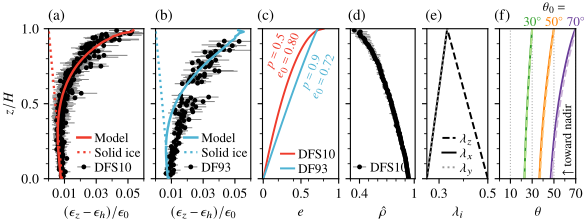

Reproduce this figure in Python.
#!/usr/bin/python3
# Nicholas M. Rathmann <rathmann@nbi.ku.dk>, 2025-

"""
Maxwell--Garnett dielectric model applied to firn cores from Dome Fuji
"""

import numpy as np
import pandas as pd
import sys, code # code.interact(local=locals())
sys.path.append("../../lib")
from MG import *

"""
Dome Fuji shallow cores
"""

Hfirn = 115 # firn thickness

files = ('DFS10.csv', 'DF93.csv')

def get_obs(f):
    df = pd.read_csv('../../data/Dome-Fuji/%s'%(f), delim_whitespace=True)
    dfm = df.groupby(['SampleID']).mean()
    depth = dfm['Depth'].to_numpy()
    DA_avg = dfm['DA'].to_numpy()
    DA_std = df.groupby(['SampleID']).std()['DA'].to_numpy()
    drel = abs(depth/Hfirn)
    return (drel, DA_avg, DA_std)

### PP profiles

# Best-fit parameters for DFS10 and DF93 cores
ecc0 = [0.8, 0.725]
eccp = [0.5, 0.9]

def get_MG(ii):
    MG = MaxwellGarnettColumn(Nl=100)
    m = (0, 1/3,0.25, 1/3,0.5)
    MG.set_params(*m, e0=ecc0[ii], p=eccp[ii], rhoheva=None)
    MG.rhoh, MG.rhoh_err = f_rhoh(MG.z)
    MG.rhoh_obs = MG.rhoh.copy()
    MG.set_permittivities()
    return MG

def f_rhoh(z):
    df = pd.read_csv('../../data/Dome-Fuji/Density_DFS2010_core.csv', header=1, names=['depth','N','rho'])
    df['z'] = (1-df['depth'].to_numpy()/Hfirn) # relative height in firn column
    df['rhoh'] = df['rho'].to_numpy()/917 # relative density
    znew = np.concatenate(([-0.05,],z)) # placeholder entry to ensure correct dimensions 
    groups = df['rhoh'].groupby(pd.cut(df['z'].to_numpy(), znew))
    rhoh_mean, p0, p1 = groups.mean().to_numpy(), groups.quantile(q=0).to_numpy(), groups.quantile(q=1).to_numpy()
    rhoh_err = [rhoh_mean-p0,p1-rhoh_mean]
    return rhoh_mean, rhoh_err

MG = []
MG.append(get_MG(0)) # DFS10
MG.append(get_MG(1)) # DF93
z = MG[0].z # shorthand

"""
Figure setup and style
"""

scale = 0.65
fig = plt.figure(figsize=(10.5*scale, 3.0*scale))
gs0 = fig.add_gridspec(1, 6, wspace=0.15, width_ratios=[1.25,1.25,1,0.85,0.8,1])
ax1 = fig.add_subplot(gs0[0, 0])
ax2 = fig.add_subplot(gs0[0, 1], sharey=ax1)
ax3 = fig.add_subplot(gs0[0, 2], sharey=ax1)
ax4 = fig.add_subplot(gs0[0, 3], sharey=ax1)
ax5 = fig.add_subplot(gs0[0, 4], sharey=ax1)
ax6 = fig.add_subplot(gs0[0, 5], sharey=ax1)

# Styles
cred, cblue = "#ef3b2c", "#4eb3d3"
ci = (cred, cblue)
lw = 1.4
FSLEG = 9.5
kwleg = dict(frameon=False, fontsize=FSLEG, labelspacing=0.2, handlelength=1, handletextpad=0.3)

"""
Parameter profiles
"""

labels = [files[ii][:-4] for ii in range(2)]

### Eigenvalues

ax = ax5
MG[0].plot_eigenvalues(ax, xticklbls=["0.3", "0.5"], xlim=[0.25,0.5], lw=lw)
ax.legend(loc="lower center", bbox_to_anchor=(0.50,-0.06), **kwleg)

### Eccentricity

ax = ax3
kw = dict(lw=lw, xticklbls=["0", "0.5", "1"])
MG[0].plot_eccentricity(ax, c=ci[0], label=labels[0], **kw)
MG[1].plot_eccentricity(ax, c=ci[1], label=labels[1], **kw)
ax.legend(loc=4, bbox_to_anchor=(1.11,-0.06), **kwleg)
kw = dict(rotation=68, fontsize=FSLEG-0.5, ha='right', multialignment='center')
ax.text(0.51, 1-0.32, '$p=%.1f$\n$e_0=%.2f$'%(eccp[0],ecc0[0]), color=ci[0], **kw)
ax.text(0.98, 1-0.46, '$p=%.1f$\n$e_0=%.2f$'%(eccp[1],ecc0[1]), color=ci[1], **kw)

### Snell angles 

cy  = ['#33a02c', '#ff7f00', '#6a3d9a']
cxz = ['#b2df8a', '#fdbf6f', '#cab2d6']
ls  = ['-', '--']

th0 = np.array([30, 50, 70]) # initial angle (colatitude) at top layer

ax = ax6

for ii, _ in enumerate(th0):
    thy, thxz = MG[0].get_propagtionangles(_, degree=True)
    ax.plot(thy,  z, c=cy[ii],  lw=lw, ls=ls[0], label=r'$%i^\circ$'%(_))
    ax.plot(thxz, z, c=cxz[ii], lw=lw, ls=ls[1]) 
    ax.text(_, 1, r'$%i^{\circ}$'%(_), color=cy[ii], ha='center', va='bottom', fontsize=FSLEG)

ax.text(th0[1], 1.1, r'$\theta_{0}=$', ha='center', va='bottom', fontsize=FSLEG)
ax.text(th0[-1]-12, 0.02, r'$\uparrow$ toward nadir', ha='left', va='bottom', rotation=90, fontsize=FSLEG-0.5, c='k')

ax.set_xlabel(r'$\theta$')
thmax = th0[-1]+0
ax.set_xticks(np.arange(10,thmax+1,20))
ax.set_xticks(np.arange(0,thmax+1,10), minor=True)
ax.set_xlim([0,thmax])
ax.grid(axis='x', ls=':')

"""
Observations and model results
"""

### Dielectric anisotropy 

axi = (ax1,ax2)

for ii, f in enumerate(files):

    ax = axi[ii]

    # Model

    delta = MG[ii].eps_firn[2] - MG[ii].eps_firn[0]
    ax.plot(delta, z, zorder=10, label='Model', lw=lw+0.35, color=ci[ii])

    if 1:
        MG[ii].set_params_solidice() # if firn was solid ice...
        delta = MG[ii].eps_firn[2] - MG[ii].eps_firn[0]
        ax.plot(delta, z, zorder=10, label='Solid ice', lw=lw+0.25, color=ci[ii], ls=':')

    # Observed
        
    (drel, DA_avg, DA_std) = get_obs(f)
    kw_errbar = dict(fmt='o', c='k', markersize=2.5, lw=0.7, ecolor='0.5',)
    ax.errorbar(DA_avg, 1-drel, xerr=DA_std, label=f[:-4], **kw_errbar)

    x0 = -0.01
    ax.set_xticks(np.arange(x0,0.1,0.02))
    ax.set_xticks(np.arange(x0,0.1,0.01), minor=True)
    ax.set_xlim([0,0.06])
    ax.set_xlabel(r'$(\epsilon_z-\epsilon_h)/\epsilon_0$')
    
    ax.legend(loc=4, bbox_to_anchor=(1.09,-0.05), **kwleg)
    
### Observed density

ax = ax4    
ax.errorbar(MG[0].rhoh_obs, z, xerr=MG[0].rhoh_err, label='DFS10', **kw_errbar)
ax.legend(loc=4, bbox_to_anchor=(1.06,-0.05), **kwleg)
xticklbls = ["0.4","1"]
ax.set_xticks([float(_) for _ in xticklbls])
ax.set_xticklabels(xticklbls)
dx=0.1
ax.set_xticks(np.arange(0.0, 1+dx, dx), minor=True)
ax.set_xlim([0.3, 1.01])
ax.set_xlabel(r'$\hat{\rho}$')
    

"""
Warp up and save plot
"""

for ii, ax in enumerate((ax1,ax2,ax3,ax4,ax5,ax6)):

    if ii>0: 
        plt.setp(ax.get_yticklabels(), visible=False)
    else:
        ax.set_yticks(np.arange(0,1.1,0.5))
        ax.set_yticks(np.arange(0,1.1,0.1), minor=True)
        ax.set_ylim([0,1])
        ax.set_ylabel(r'$z/H$')

for ii, ax in enumerate((ax1,ax2,ax3,ax4,ax5,ax6)):
    kw = dict(loc=2, frameon=False, prop=dict(size=11), bbox_to_anchor=(-0.15 -(ii>=2)*0.1, 1.22), bbox_transform=ax.transAxes)
    ax.add_artist(AnchoredText(r'{(%s)}'%(chr(ord('a')+ii)), **kw))
    
plt.savefig('DF.pdf', dpi=200, bbox_inches='tight', pad_inches=0.02)
